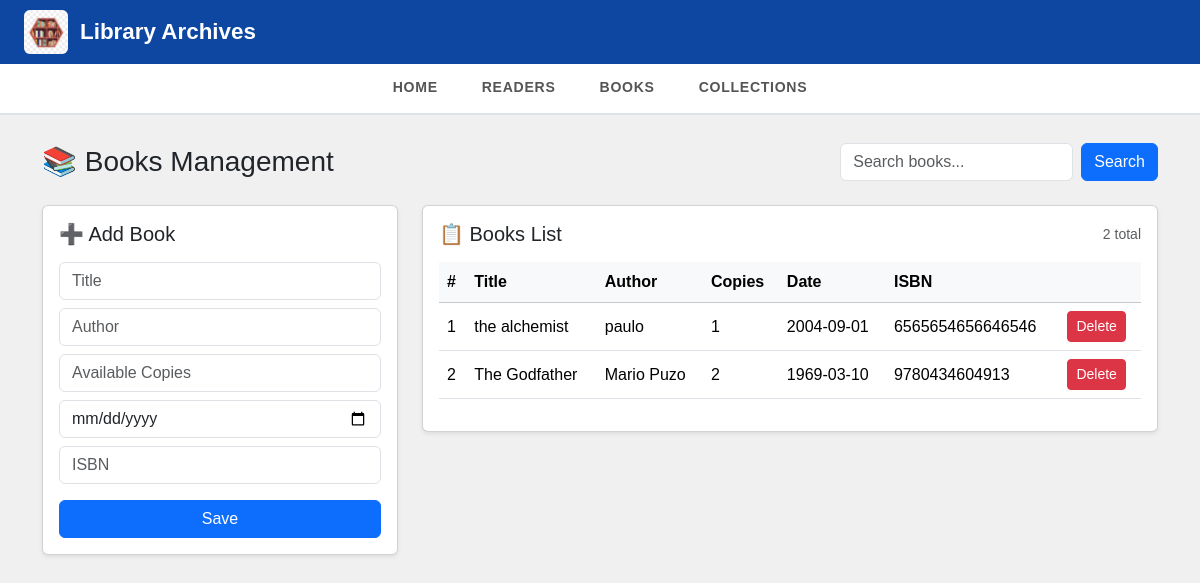
The page /books/ on the database as committed earlier.
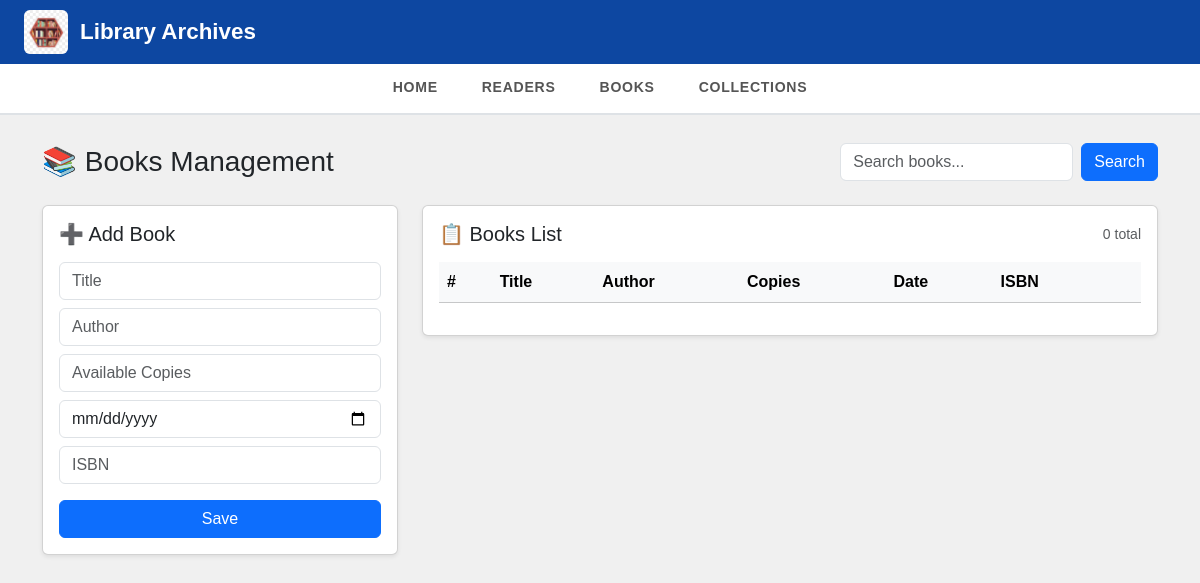
The same page on the database as committed later.
### lims_app/models.py (models this page shows, shortened)
class Book(models.Model):
    title = models.CharField(max_length=255)
    author = models.CharField(max_length=255)
    publication_date = models.CharField(max_length=255)
    available_copies = models.IntegerField()
    isbn = models.CharField(max_length=200)

### lims_app/views.py (the view)
# urls.py: path('books/', views.book_list, name='book_list'),
def book_list(request):
    query = request.GET.get('query')
    if query:
        books = Book.objects.filter(title__icontains=query)
    else:
        books = Book.objects.all()
    return render(request, 'library/book_list.html', {'books': books})

### lims_app/templates/library/book_list.html (shortened to what this page needs)
{% extends "index.html" %}
{% block main_content %}
<div class="container">
  <div class="d-flex flex-column flex-md-row justify-content-between align-items-md-center mb-4">
    <h3 class="mb-3 mb-md-0">📚 Books Management</h3>
    <form class="d-flex" method="get">
      <input class="form-control me-2" type="search" name="query" placeholder="Search books...">
      <button class="btn btn-primary">Search</button>
    </form>
  </div>
  <div class="row g-4">
    <div class="col-lg-4">
      <div class="card shadow-sm p-3 h-100">
        <h5 class="mb-3">➕ Add Book</h5>
        <form action="/books/add" method="POST">
          <input type="text" class="form-control mb-2" name="title" placeholder="Title" required>
          <input type="text" class="form-control mb-2" name="author" placeholder="Author" required>
          <input type="number" class="form-control mb-2" name="available_copies" placeholder="Available Copies" required>
          <input type="date" class="form-control mb-2" name="publication_date" required>
          <input type="text" class="form-control mb-3" name="isbn" placeholder="ISBN" required>
          <button class="btn btn-primary w-100">Save</button>
        </form>
      </div>
    </div>
    <div class="col-lg-8">
      <div class="card shadow-sm p-3">
        <div class="d-flex justify-content-between align-items-center mb-3">
          <h5 class="mb-0">📋 Books List</h5>
          <small class="text-muted">{{ books|length }} total</small>
        </div>
        <div class="table-responsive">
          <table class="table table-hover align-middle">
            <thead class="table-light">
              <tr>
                <th>#</th>
                <th>Title</th>
                <th>Author</th>
                <th>Copies</th>
                <th>Date</th>
                <th>ISBN</th>
                <th></th>
              </tr>
            </thead>
            <tbody>
              {% for book in books %}
              <tr>
                <td>{{ forloop.counter }}</td>
                <td>{{ book.title }}</td>
                <td>{{ book.author }}</td>
                <td>{{ book.available_copies }}</td>
                <td>{{ book.publication_date }}</td>
                <td>{{ book.isbn }}</td>
                <td>
                  <form action="{% url 'delete_book' book.id %}" method="post">
                    <button class="btn btn-danger btn-sm">Delete</button>
                  </form>
                </td>
              </tr>
              {% endfor %}
            </tbody>
          </table>
        </div>
      </div>
    </div>
  </div>
</div>
{% endblock %}

Rows that differ between the two databases and show on the page:
removed Book: title "the alchemist", author "paulo", available_copies "1", publication_date "2004-09-01", isbn "6565654656646546"
removed Book: title "The Godfather", author "Mario Puzo", available_copies "2", publication_date "1969-03-10", isbn "9780434604913"
Other text that changed with them:
{{ books|length }}: "2" → "0"
